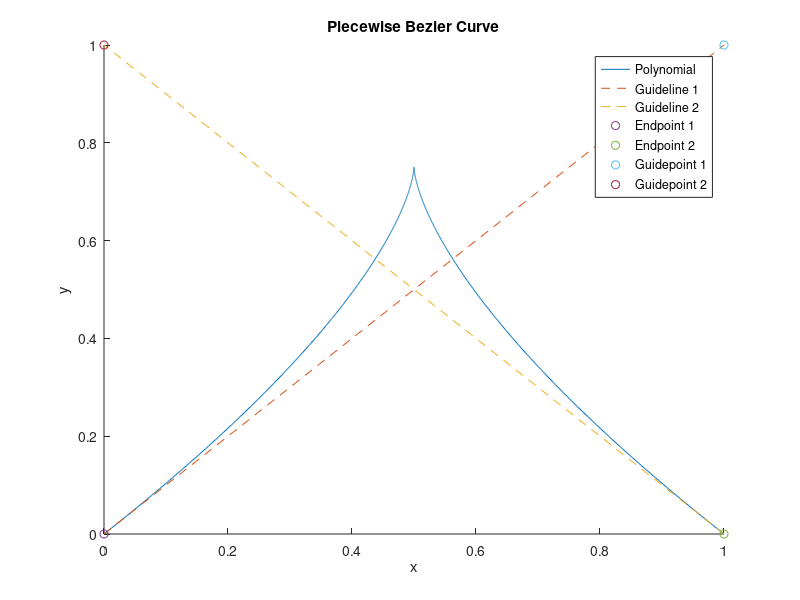

Here is the MATLAB script that generated this plot:
%% Parametric Cubic Bezier Interpolation
%Constructs Cubic Bezier curve given endpoints and guidepoints
%Code for Math151A Spring 2022
%Written by Aidan Boyne

%% Setup
%Endpoints
%p0 = [0,0]; %[x_0,y_0]
%p1 = [5,2]; %[x_1,y_1]
p0 = [0,0];
p1 = [1,0];
g0 = [1,1];
g1 = [0,1];

%Guidepoints
% g0 = [1,1];
% g1 = [6,1];
%g0 = [0.5,0.5];
%g1 = [5.5,1.5];

%% Calculating Coefficients and Points

a = [g0(1)-p0(1),p1(1)-g1(1)]; %alpha
b = [g0(2)-p0(2),p1(2)-g1(2)]; %beta

%time variable
t = 0:0.001:1;

x_t = (2*(p0(1)-p1(1))+3*(a(1)+a(2)))*t.^3+(3*(p1(1)-p0(1))-3*(a(2)+2*a(1)))*t.^2 ...
    + 3*a(1)*t+p0(1);

y_t = (2*(p0(2)-p1(2))+3*(b(1)+b(2)))*t.^3+(3*(p1(2)-p0(2))-3*(b(2)+2*b(1)))*t.^2 ...
    + 3*b(1)*t+p0(2);

%% Plotting
hold on

title("Piecewise Bezier Curve")
xlabel("x")
ylabel("y")
plot(x_t,y_t,'DisplayName','Polynomial')
plot([p0(1),g0(1)],[p0(2),g0(2)],'--','DisplayName','Guideline 1')
plot([p1(1),g1(1)],[p1(2),g1(2)],'--','DisplayName','Guideline 2')
plot(p0(1),p0(2),'o','DisplayName','Endpoint 1');
plot(p1(1),p1(2),'o','DisplayName','Endpoint 2');
plot(g0(1),g0(2),'o','DisplayName','Guidepoint 1');
plot(g1(1),g1(2),'o','DisplayName','Guidepoint 2');

legend

%% Output Coefficients

disp('The equations of the Bezier curve are given by:')
formatSpec = 'x(t) = (%4.2f)t^3+(%4.2f)t^2+(%4.2f)t+%4.2f\n';
printx = [(2*(p0(1)-p1(1))+3*(a(1)+a(2))),(3*(p1(1)-p0(1))-3*(a(2)+2*a(1))),3*a(1),p0(1)];
fprintf(formatSpec,printx(1:end))
formatSpec = 'y(t) = (%4.2f)t^3+(%4.2f)t^2+(%4.2f)t+%4.2f\n';
printx = [(2*(p0(2)-p1(2))+3*(b(1)+b(2))),(3*(p1(2)-p0(2))-3*(b(2)+2*b(1))),3*b(1),p0(2)];
fprintf(formatSpec,printx(1:end))

